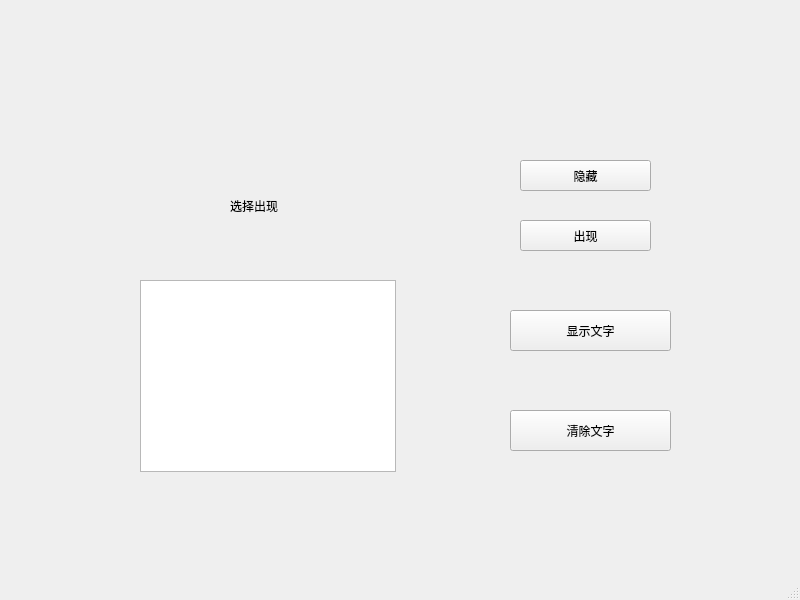
<?xml version="1.0" encoding="UTF-8"?>
<ui version="4.0">
 <class>MainWindow</class>
 <widget class="QMainWindow" name="MainWindow">
  <property name="geometry">
   <rect>
    <x>0</x>
    <y>0</y>
    <width>800</width>
    <height>600</height>
   </rect>
  </property>
  <property name="windowTitle">
   <string>MainWindow</string>
  </property>
  <widget class="QWidget" name="centralwidget">
   <widget class="QLabel" name="label">
    <property name="geometry">
     <rect>
      <x>230</x>
      <y>190</y>
      <width>91</width>
      <height>31</height>
     </rect>
    </property>
    <property name="text">
     <string>选择出现</string>
    </property>
   </widget>
   <widget class="QTextBrowser" name="textBrowser">
    <property name="geometry">
     <rect>
      <x>140</x>
      <y>280</y>
      <width>256</width>
      <height>192</height>
     </rect>
    </property>
   </widget>
   <widget class="QPushButton" name="pushButton">
    <property name="geometry">
     <rect>
      <x>520</x>
      <y>160</y>
      <width>131</width>
      <height>31</height>
     </rect>
    </property>
    <property name="text">
     <string>隐藏</string>
    </property>
   </widget>
   <widget class="QPushButton" name="pushButton_2">
    <property name="geometry">
     <rect>
      <x>520</x>
      <y>220</y>
      <width>131</width>
      <height>31</height>
     </rect>
    </property>
    <property name="text">
     <string>出现</string>
    </property>
   </widget>
   <widget class="QPushButton" name="pushButton_3">
    <property name="geometry">
     <rect>
      <x>510</x>
      <y>310</y>
      <width>161</width>
      <height>41</height>
     </rect>
    </property>
    <property name="text">
     <string>显示文字</string>
    </property>
   </widget>
   <widget class="QPushButton" name="pushButton_4">
    <property name="geometry">
     <rect>
      <x>510</x>
      <y>410</y>
      <width>161</width>
      <height>41</height>
     </rect>
    </property>
    <property name="text">
     <string>清除文字</string>
    </property>
   </widget>
  </widget>
  <widget class="QMenuBar" name="menubar">
   <property name="geometry">
    <rect>
     <x>0</x>
     <y>0</y>
     <width>800</width>
     <height>23</height>
    </rect>
   </property>
  </widget>
  <widget class="QStatusBar" name="statusbar"/>
 </widget>
 <resources/>
 <connections>
  <connection>
   <sender>pushButton</sender>
   <signal>clicked()</signal>
   <receiver>label</receiver>
   <slot>hide()</slot>
   <hints>
    <hint type="sourcelabel">
     <x>574</x>
     <y>200</y>
    </hint>
    <hint type="destinationlabel">
     <x>281</x>
     <y>231</y>
    </hint>
   </hints>
  </connection>
  <connection>
   <sender>pushButton_2</sender>
   <signal>clicked()</signal>
   <receiver>label</receiver>
   <slot>show()</slot>
   <hints>
    <hint type="sourcelabel">
     <x>567</x>
     <y>259</y>
    </hint>
    <hint type="destinationlabel">
     <x>249</x>
     <y>242</y>
    </hint>
   </hints>
  </connection>
  <connection>
   <sender>pushButton_3</sender>
   <signal>clicked()</signal>
   <receiver>MainWindow</receiver>
   <slot>trainBtn()</slot>
   <hints>
    <hint type="sourcelabel">
     <x>585</x>
     <y>355</y>
    </hint>
    <hint type="destinationlabel">
     <x>702</x>
     <y>306</y>
    </hint>
   </hints>
  </connection>
  <connection>
   <sender>pushButton_4</sender>
   <signal>clicked()</signal>
   <receiver>textBrowser</receiver>
   <slot>clear()</slot>
   <hints>
    <hint type="sourcelabel">
     <x>559</x>
     <y>455</y>
    </hint>
    <hint type="destinationlabel">
     <x>324</x>
     <y>394</y>
    </hint>
   </hints>
  </connection>
 </connections>
 <slots>
  <slot>trainBtn()</slot>
 </slots>
</ui>
